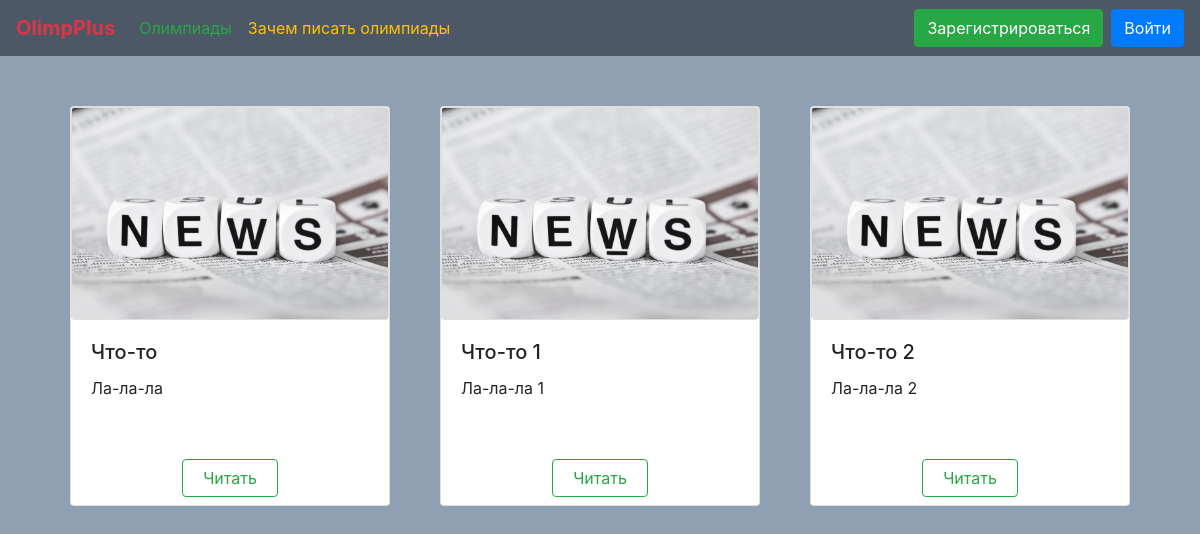
The page / on the database its author committed.
### data/tables/olimpiadsGroupNews.py (models this page shows)
class OlimpiadsGroupNews(SqlAlchemyBase):
    __tablename__ = 'olimpiad_group_news'
    id = sqlalchemy.Column(sqlalchemy.Integer, primary_key=True, autoincrement=True)
    title = sqlalchemy.Column(sqlalchemy.String)
    description = sqlalchemy.Column(sqlalchemy.String)
    text = sqlalchemy.Column(sqlalchemy.String)
    photo = sqlalchemy.Column(sqlalchemy.String)
    date = sqlalchemy.Column(sqlalchemy.DateTime, default=datetime.datetime.now)
    olimpiad_group_id = sqlalchemy.Column(sqlalchemy.Integer, sqlalchemy.ForeignKey('olimpiads_groups.id'))

### main.py (the view)
@app.route('/')
def news():
    db_session = create_session()
    all_news = sorted(db_session.query(OlimpiadsGroupNews).all(), key=lambda x: x.date)
    news_in_rows = []
    for i in range(0, len(all_news), 3):
        news_in_rows.append(all_news[i: min(len(all_news), i + 3)])
    return render_template("news.html", news=news_in_rows)

### data/database/all_for_session.py (called while the page is built)
def create_session() -> Session:
    global __factory
    return __factory()

### templates/news.html
{% extends "base.html" %}
{% block content %}
<div class="container" style="margin-top: 50px">
{% for row in news %}
    <div class="row justify-content-between" style="margin-top: 30px; margin-bottom: 20px;">
    {% for item in row %}
        <div class="col">
            <div class="card" style="width: 20rem; height: 25rem; padding-bottom: 8px; margin:auto">
                <img src={{ item.photo }} onerror="this.src='../static/img/news/default.jpg'" class="card card-img-top">
                <div class="card-body">
                    <h5 class="card-title">{{ item.title }}</h5>
                    <p class="card-text">{{ item.description }}</p>
                </div>
                <a href="particular_news/{{ item.id }}" class="card-link btn btn-outline-success" style="width: 6rem; margin: auto">Читать</a>
            </div>
        </div>
    {% endfor %}
    </div>
{% endfor %}
</div>
{% endblock %}

### static/css/style.css (style rules this page uses)
body { background-color: #90A0B3; }

### rows shown on the page
OlimpiadsGroupNews: title "Что-то", description "Ла-ла-ла"
OlimpiadsGroupNews: title "Что-то 1", description "Ла-ла-ла 1"
OlimpiadsGroupNews: title "Что-то 2", description "Ла-ла-ла 2"
